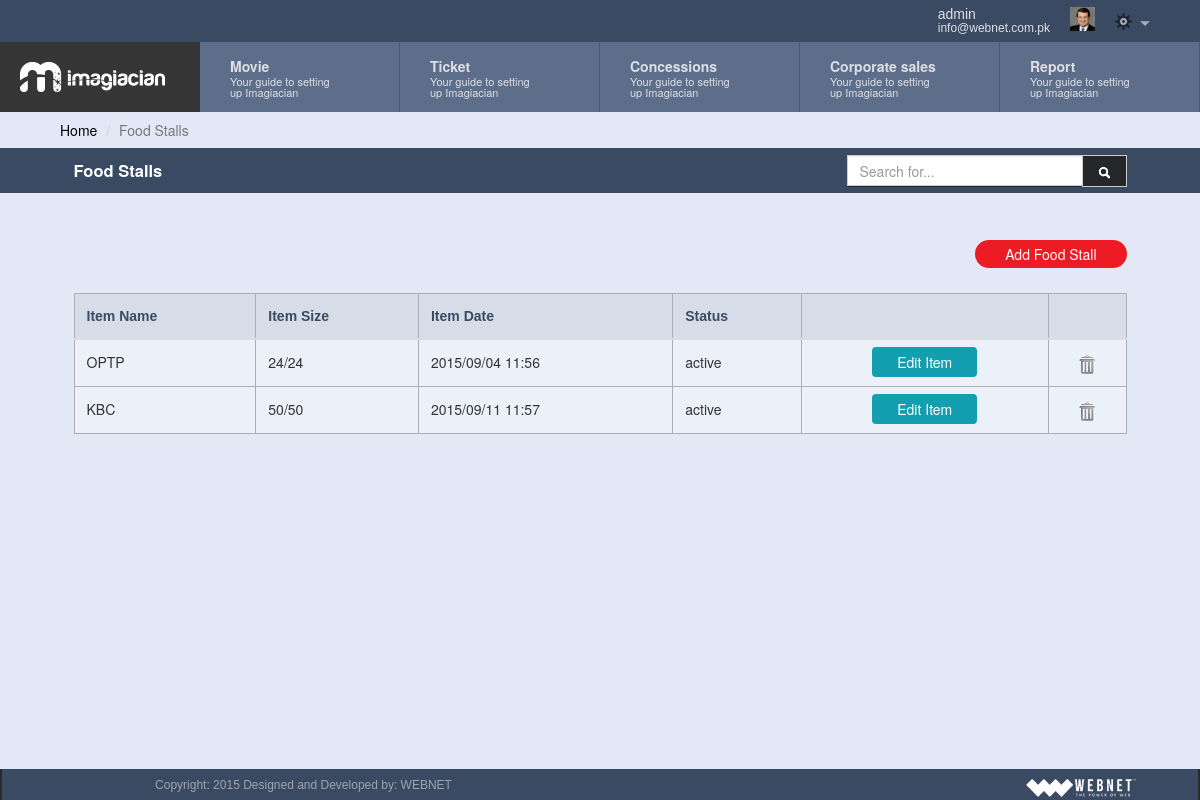
The app's page /view_foodstall.php (signed in) with its own data.
### tables this page shows
CREATE TABLE IF NOT EXISTS `foodstalls` (
  `foodstall_id` int(11) NOT NULL AUTO_INCREMENT,
  `foodstall_name` varchar(32) NOT NULL,
  `foodstall_size` varchar(32) NOT NULL,
  `foodstall_contract_type` varchar(32) NOT NULL,
  `foodstall_contract_amount` varchar(32) NOT NULL,
  `foodstall_date` varchar(32) NOT NULL,
  `foodstall_desc` text NOT NULL,
  `foodstall_status` varchar(32) NOT NULL,
  `foodstall_ts` timestamp NOT NULL DEFAULT CURRENT_TIMESTAMP,
  PRIMARY KEY (`foodstall_id`)
);

### common/class.database.php (called while the page is built, shortened)
<?php
class Database {
    public $_DB;
    public $_query;
    public $_select = array();
    public $_action;
    public $_table;
    public $_force_select_all = false;
    public function __construct() {
        try {
            $this->_DB = new PDO('mysql:host=' . DB_HOST . ';dbname=' . DB_NAME, DB_USER, DB_PASS);
            $this->_DB->setAttribute(PDO::ATTR_ERRMODE, PDO::ERRMODE_EXCEPTION);
        } catch (PDOException $e) {
            echo 'ERROR: ' . $e->getMessage();
        }
    }
    public function query($query) {
        try {
            $this->_query = $this->_DB->prepare(filter_var($query, FILTER_SANITIZE_STRING));
            $this->_query->execute();
            $this->_select = array();
        } catch (PDOException $e) {
            $er = $e->errorInfo;
            echo '<p style="font-family:arial; background:#F00; position:absolute; z-index:10000; color:#FFF; padding:5px;">ERROR: ' . $er[2] . '</p>';
        }
    }
    public function build_query() {
        $query = $this->_action;
        if ($this->_action == 'SELECT') {
            if (!empty($this->_select)) {
                if ($this->_force_select_all == true) {
                    $query .= ' *,';
                }
                foreach ($this->_select as $column_name => $name) {
                    $query .=' ' . $column_name . ' as ' . $name . ', ';
                }
            } else {
                $query .= ' *';
            }
            $query = rtrim($query, ', ');
        }
        if ($this->_action != 'UPDATE' && $this->_action != 'INSERT') {
            $query .= ' FROM ';
        }
        $query .= $this->_table;
        $this->query($query);
    }
    public function all_results($fetch_type = PDO::FETCH_OBJ) {
        return $this->_query->fetchAll($fetch_type);
    }
    public function from($table_name, $num_rows = NULL) {
        $this->_action = 'SELECT';
        $this->_table = $table_name;
        $this->build_query();
    }
}

### classes/class.foodstall.php (called while the page is built, shortened)
<?php
class foodstall extends database
{
	private $table_name;
	function __construct()
	{
		$this->table_name = 'foodstalls';
	}
	public function get_foodstalls($ID = NULL)
	{
		if (isset($ID)) {
			$this->where('foodstall_id',$ID);
			$this->from($this->table_name);
			return $this->result();
		}
		else {
			$this->from($this->table_name);
			return $this->all_results();
		}
	}
}
 ?>

### view_foodstall.php (the view, shortened to what this page needs)
<?php require_once 'header.php'; ?>
<div class="container">
<div class="row">
		<ol class="breadcrumb">
		  <li><a href="index.php">Home</a></li>
		  <li class="active">Food Stalls</li>
		</ol>
	</div>
<div class="row form-header">
			<div class="col-md-12">
				<div class="form-header-inner">
					<h3>Food Stalls</h3>
					<div class="search-btn input-group">
						<input type="text" id="filter" class="form-control search-control" placeholder="Search for...">
							<span class="input-group-btn">
							<button class="btn btn-default search-btn" type="button"><img  src="assets/images/search-icon.png"/></button>
						</span>
					</div>
			 	</div>
		 	</div>
		</div>
		<div class="row">
			<div class="col-md-12">
				<div class="form-header-inner">
					<a class="pull-right add-button" href="add_foodstall.php">Add Food Stall </a>
				</div>
			</div>
		</div>
		<div class="row">
			<div class="col-md-12">
				<?php
				$foodstall = new foodstall();
				$results = $foodstall->get_foodstalls();
				if ($results) {
				?>
				<table border="1" id="example" cellpadding="0" cellspacing="0" class="table table-hover tableView admin-table">
					<thead>
					<tr>
						<th>Item Name</th>
						<th>Item Size</th>
						<th>Item Date</th>
						<th>Status</th>
						<th></th>
						<th></th>
					</tr>
					</thead>
					<tbody class="searchable">
						<?php
						foreach($results as $res){
						echo '<tr>';
						echo '<td>'. $res->foodstall_name .'</td>';
						echo '<td>'. $res->foodstall_size .'</td>';
						echo '<td>'. $res->foodstall_date.'</td>';
						echo '<td>'. $res->foodstall_status .'</td>';
						echo '<td class="alignCenter"><a class="edit_btn" href="add_foodstall.php?id='.$res->foodstall_id.'">Edit Item</a></td>';
						echo '<td class="alignCenter"><input type="hidden" class="id_to_delete" value="'.$res->foodstall_id.'"><a href="#" data-toggle="modal" data-target=".delete_confirm_modal"><img class="img_delete" src="assets/images/delete_icon.png"/></a></td>';
						echo '</tr>';
						}
						?>
						</tbody>
				</table>
				<?php
				}else{
					echo 'Error';
				}
				?>
			</div>
		</div>
	</div>
<?php require_once 'footer.php'; ?>

### assets/css/dashboard.css (style rules this page uses)
button { outline:0px!important; }
body { background-color: #e2e8f6;padding-right:0px!important; }
html, body { height: 100%; }
.edit_btn { background-color: #149fb0; color: white; padding: 5px 25px; border-radius: 4px; }
.alignCenter { text-align: center; }
.img_delete { width: 16px; }
.container { width:100%!important; }
.form-header { margin-bottom: 35px; background: rgb(58, 74, 99); color: white; }
.form-header-inner { width: 90%; margin: auto; min-height: 45px; padding-top: 7px; }
.form-header h3 { font-size: 16.5px; font-weight: bold; float: left; margin-top: 6px; }
.form-header-inner .add-button { background-color: #ed1c24; color: white; padding: 4px 30px; border-radius: 20px; }
.form-header .search-btn { max-width: 280px;float: right; }
.search-btn .form-control { height: 31px;border-radius:0px; }
.search-btn .btn { padding: 4px 12px;border-radius:0px; }
h1, .h1, h2, .h2, h3, .h3 { margin-top: 10px; margin-bottom: 10px; }
.add-button { background-color: #3A4A63; color: white; margin-top: 5px; }
.admin-table th { background-color: #d7dde8; border-left: 0px; border-top: 0px; color: #3a4a63; font-family: helvetica; font-size: 14px; font-weight: bold; border-top: 1px solid #abaeb4!important; }
.admin-table td { border-top: 1px solid #abaeb4!important; }
.table > thead > tr > th, .table > tbody > tr > th, .table > tfoot > tr > th, .table > thead > tr > td, .table > tbody > tr > td, .table > tfoot > tr > td { padding: 12px!important; }
.admin-table { border:1px solid #abaeb4!important;width: 90%; margin: auto; margin-top: 20px; background-color: #ecf0f9; margin-bottom: 20px; }
.breadcrumb { padding: 8px 60px!important; margin-bottom: 0px!important; background-color: transparent!important; }
.breadcrumb a { color: #000000; }
.search-btn { background-color: #26272b; }
.search-btn img { background-color: #26272b; padding: 3.5px; }

### records on screen
foodstalls: foodstall_name "OPTP", foodstall_size "24/24", foodstall_date "2015/09/04 11:56", foodstall_status "active"
foodstalls: foodstall_name "KBC", foodstall_size "50/50", foodstall_date "2015/09/11 11:57", foodstall_status "active"

### other values on screen
$_SESSION['user']->first_name "admin"
$_SESSION['user']->user_email "info@webnet.com.pk"
